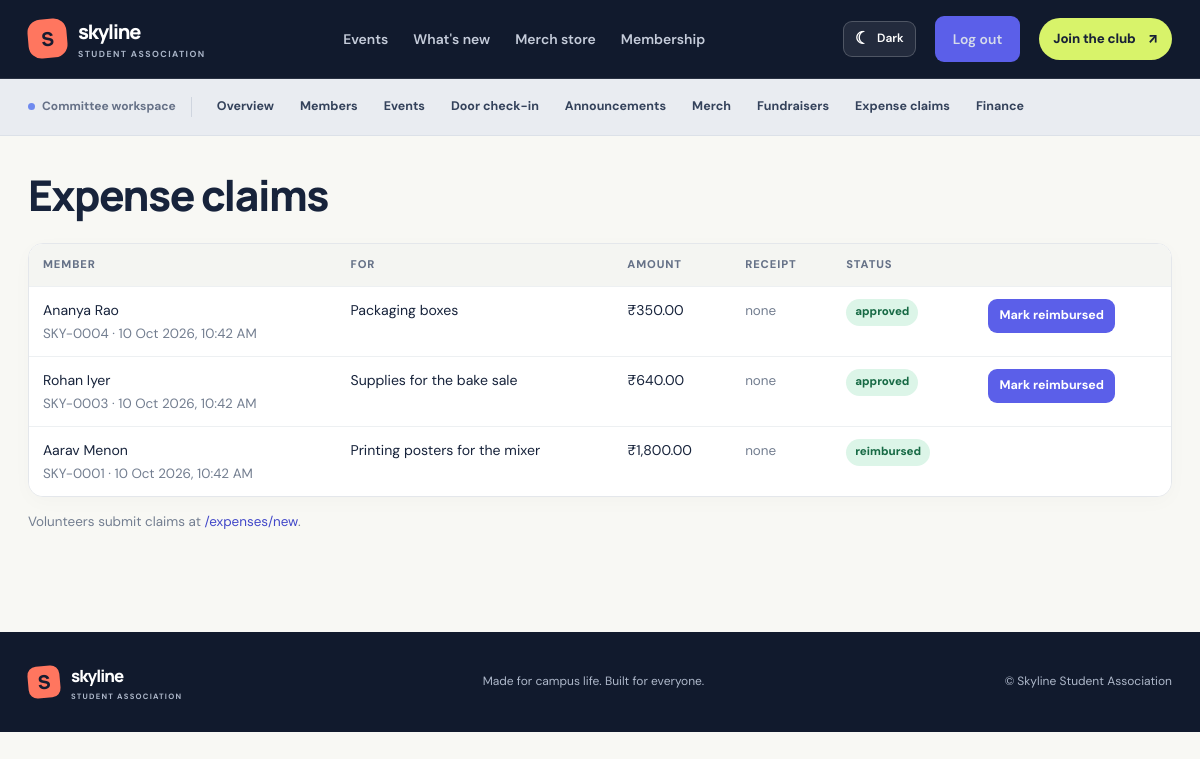
Before: /admin/claims (signed in) with the older database file.
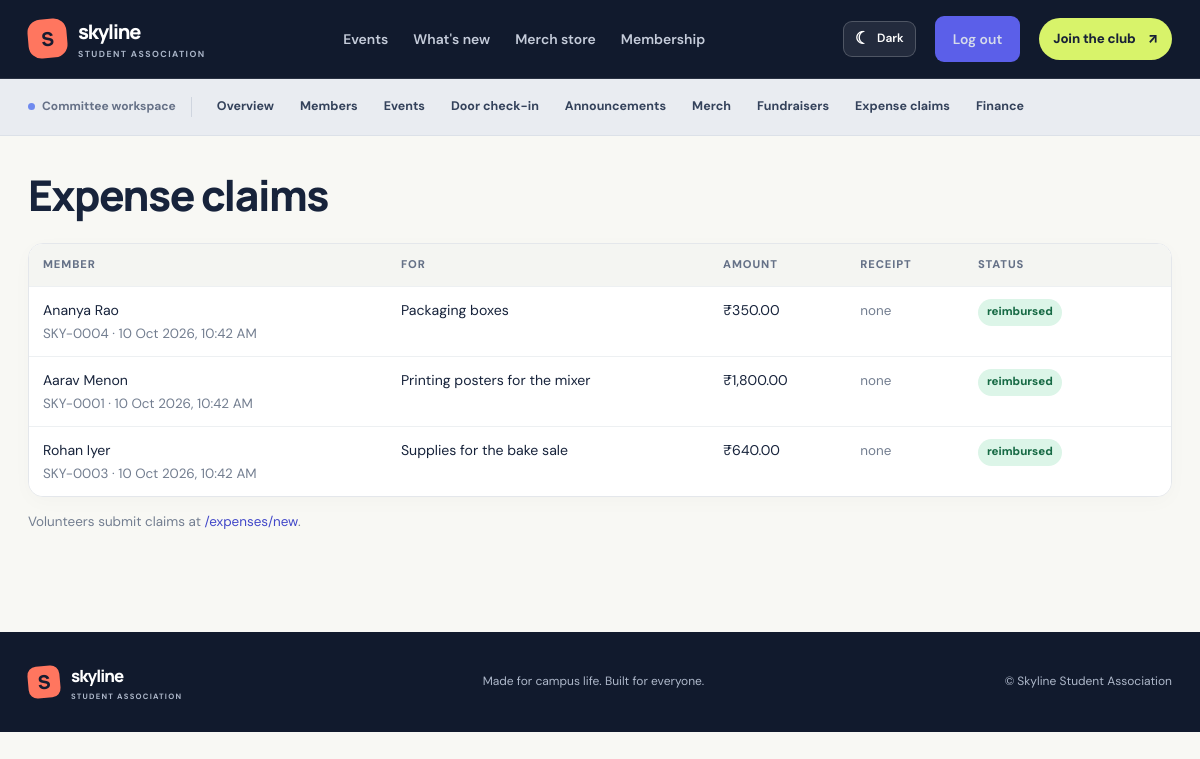
After: the same page with the newer database file.
### tables this page shows
CREATE TABLE claims (
    id INTEGER PRIMARY KEY,
    member_id INTEGER NOT NULL REFERENCES members(id),
    amount REAL NOT NULL,
    description TEXT NOT NULL,
    receipt_file TEXT,
    status TEXT NOT NULL DEFAULT 'pending',
    created_at TEXT NOT NULL,
    decided_at TEXT,
    reimbursed_at TEXT
);

CREATE TABLE members (
    id INTEGER PRIMARY KEY,
    code TEXT UNIQUE,
    name TEXT NOT NULL,
    email TEXT UNIQUE NOT NULL,
    phone TEXT,
    tier_id INTEGER NOT NULL REFERENCES tiers(id),
    paid INTEGER NOT NULL DEFAULT 0,
    joined_on TEXT NOT NULL,
    expires_on TEXT,
    reminded_for TEXT
, password_hash TEXT);

### app.py (the view)
@app.get('/admin/claims')
@admin_required
def admin_claims():
    rows = query("""SELECT c.*, m.name AS member_name, m.code FROM claims c JOIN members m ON m.id = c.member_id
                    ORDER BY CASE c.status WHEN 'pending' THEN 0 WHEN 'approved' THEN 1 ELSE 2 END, c.id DESC""")
    return render_template('admin_claims.html', claims=rows)

### app.py (called while the page is built)
@app.context_processor
def inject_csrf_token():
    from flask_wtf.csrf import generate_csrf
    return {"csrf_token": generate_csrf}

@app.template_filter('money')
def money_filter(value):
    return f"₹{float(value or 0):,.2f}"

@app.template_filter('pretty')
def pretty_filter(value):
    if not value:
        return ''
    try:
        parsed = datetime.fromisoformat(value)
    except ValueError:
        return value
    if 'T' in value or ' ' in value:
        return parsed.strftime('%d %b %Y, %I:%M %p')
    return parsed.strftime('%d %b %Y')

@app.context_processor
def inject_globals():
    return {'is_admin': bool(session.get('admin')), 'status_of': member_status}

def admin_required(view):
    @wraps(view)
    def wrapper(*args, **kwargs):
        if not session.get('admin'):
            return redirect(url_for('login', next=request.full_path.rstrip('?')))
        return view(*args, **kwargs)
    return wrapper

### db.py (called while the page is built)
def get_db():
    if 'db' not in g:
        g.db = sqlite3.connect(DB_PATH)
        g.db.row_factory = sqlite3.Row
        g.db.execute('PRAGMA foreign_keys = ON')
    return g.db

### templates/admin_claims.html
{% extends 'base.html' %}
{% block content %}
<h1>Expense claims</h1>
<div class="table-wrap"><table>
  <tr><th>Member</th><th>For</th><th>Amount</th><th>Receipt</th><th>Status</th><th></th></tr>
  {% for c in claims %}
  <tr><td>{{ c.member_name }}<br><span class="muted">{{ c.code }} · {{ c.created_at|pretty }}</span></td><td>{{ c.description }}</td><td>{{ c.amount|money }}</td>
    <td>{% if c.receipt_file %}<a href="{{ url_for('admin_receipt', claim_id=c.id) }}" target="_blank">View</a>{% else %}<span class="muted">none</span>{% endif %}</td>
    <td><span class="badge {{ 'ok' if c.status in ['approved', 'reimbursed'] else ('warn' if c.status == 'pending' else 'bad') }}">{{ c.status }}</span></td>
    <td class="row">
      {% if c.status == 'pending' %}
        <form method="post" action="{{ url_for('admin_claim_action', claim_id=c.id, action='approve') }}">
  <input type="hidden" name="csrf_token" value="{{ csrf_token() }}"><button class="small">Approve</button></form>
        <form method="post" action="{{ url_for('admin_claim_action', claim_id=c.id, action='reject') }}">
  <input type="hidden" name="csrf_token" value="{{ csrf_token() }}"><button class="small danger">Reject</button></form>
      {% elif c.status == 'approved' %}
        <form method="post" action="{{ url_for('admin_claim_action', claim_id=c.id, action='reimburse') }}">
  <input type="hidden" name="csrf_token" value="{{ csrf_token() }}"><button class="small">Mark reimbursed</button></form>
      {% endif %}</td></tr>
  {% else %}<tr><td colspan="6" class="muted">No claims yet.</td></tr>{% endfor %}
</table></div>
<p class="muted">Volunteers submit claims at <a href="{{ url_for('expense_new') }}">/expenses/new</a>.</p>
{% endblock %}

Changed rows visible on the page:
changed claims "Packaging boxes": status "approved" → "reimbursed"; no longer shows "Mark reimbursed"
shown differently, row unchanged: claims "Printing posters for the mixer": moves up the list
changed claims "Supplies for the bake sale": status "approved" → "reimbursed"; no longer shows "Mark reimbursed"
